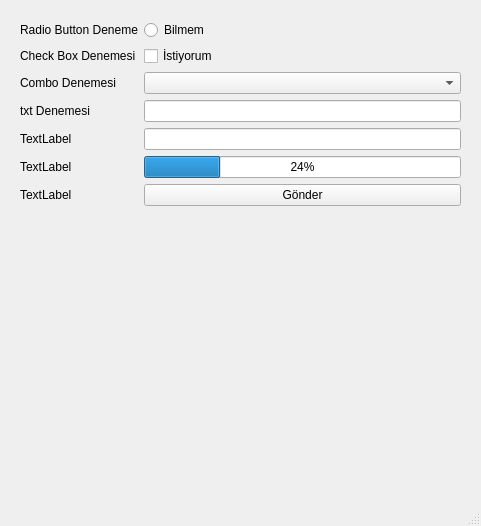
<?xml version="1.0" encoding="UTF-8"?>
<ui version="4.0">
 <class>MainWindow</class>
 <widget class="QMainWindow" name="MainWindow">
  <property name="geometry">
   <rect>
    <x>0</x>
    <y>0</y>
    <width>481</width>
    <height>526</height>
   </rect>
  </property>
  <property name="windowTitle">
   <string>MainWindow</string>
  </property>
  <widget class="QWidget" name="centralwidget">
   <widget class="QWidget" name="formLayoutWidget">
    <property name="geometry">
     <rect>
      <x>20</x>
      <y>20</y>
      <width>441</width>
      <height>421</height>
     </rect>
    </property>
    <layout class="QFormLayout" name="formLayout">
     <item row="0" column="1">
      <widget class="QRadioButton" name="rdb1">
       <property name="text">
        <string>Bilmem</string>
       </property>
      </widget>
     </item>
     <item row="1" column="1">
      <widget class="QCheckBox" name="chk1">
       <property name="text">
        <string>İstiyorum</string>
       </property>
      </widget>
     </item>
     <item row="2" column="1">
      <widget class="QComboBox" name="cmb1"/>
     </item>
     <item row="3" column="1">
      <widget class="QLineEdit" name="txtAdi">
       <property name="echoMode">
        <enum>QLineEdit::Password</enum>
       </property>
      </widget>
     </item>
     <item row="6" column="0">
      <widget class="QLabel" name="label">
       <property name="text">
        <string>TextLabel</string>
       </property>
      </widget>
     </item>
     <item row="6" column="1">
      <widget class="QPushButton" name="bt1">
       <property name="text">
        <string>Gönder</string>
       </property>
      </widget>
     </item>
     <item row="4" column="1">
      <widget class="QLineEdit" name="txtSifre"/>
     </item>
     <item row="5" column="1">
      <widget class="QProgressBar" name="pBar">
       <property name="value">
        <number>24</number>
       </property>
      </widget>
     </item>
     <item row="5" column="0">
      <widget class="QLabel" name="label_2">
       <property name="text">
        <string>TextLabel</string>
       </property>
      </widget>
     </item>
     <item row="4" column="0">
      <widget class="QLabel" name="label_3">
       <property name="text">
        <string>TextLabel</string>
       </property>
      </widget>
     </item>
     <item row="3" column="0">
      <widget class="QLabel" name="label_4">
       <property name="text">
        <string>txt Denemesi</string>
       </property>
      </widget>
     </item>
     <item row="2" column="0">
      <widget class="QLabel" name="label_5">
       <property name="text">
        <string>Combo Denemesi</string>
       </property>
      </widget>
     </item>
     <item row="1" column="0">
      <widget class="QLabel" name="label_6">
       <property name="text">
        <string>Check Box Denemesi</string>
       </property>
      </widget>
     </item>
     <item row="0" column="0">
      <widget class="QLabel" name="label_7">
       <property name="text">
        <string>Radio Button Deneme</string>
       </property>
      </widget>
     </item>
    </layout>
   </widget>
  </widget>
  <widget class="QMenuBar" name="menubar">
   <property name="geometry">
    <rect>
     <x>0</x>
     <y>0</y>
     <width>481</width>
     <height>18</height>
    </rect>
   </property>
  </widget>
  <widget class="QStatusBar" name="statusbar"/>
 </widget>
 <resources/>
 <connections/>
</ui>
